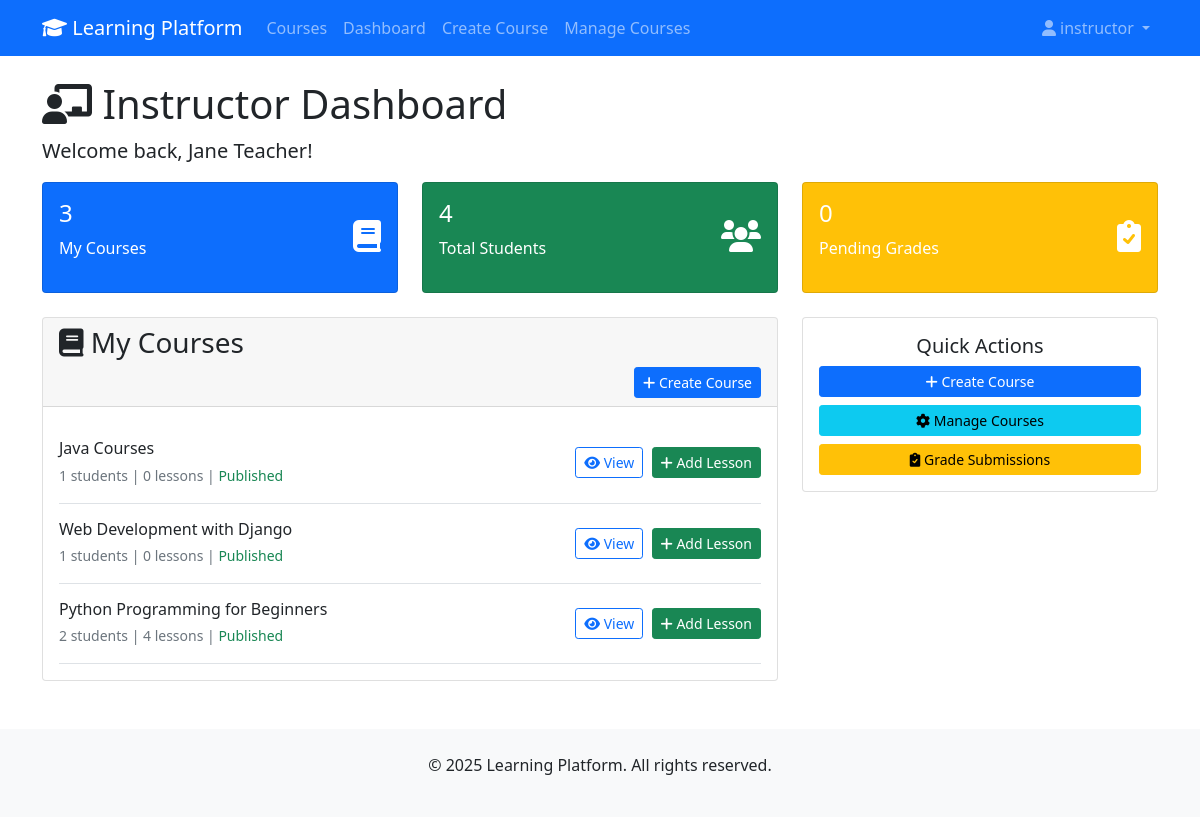
The page /dashboard/ (signed in) on the database its author committed.
### courses/models.py (models this page shows, shortened)
class User(AbstractUser):
    ROLE_CHOICES = [
        ("student", "Student"),
        ("instructor", "Instructor"),
        ("employee", "Employee"),
    ]
    role = models.CharField(max_length=20, choices=ROLE_CHOICES, default="student")

class Course(models.Model):
    title = models.CharField(max_length=200)
    description = models.TextField()
    instructor = models.ForeignKey(
        Instructor, on_delete=models.CASCADE, related_name="courses"
    )
    category = models.ForeignKey(
        Category, on_delete=models.CASCADE, related_name="courses"
    )
    tags = models.ManyToManyField(Tag, blank=True, related_name="courses")
    price = models.DecimalField(max_digits=10, decimal_places=2, default=0.00)
    image = models.ImageField(upload_to="course_images/", blank=True, null=True)
    published = models.BooleanField(default=False)
    created_date = models.DateTimeField(auto_now_add=True)
    updated_date = models.DateTimeField(auto_now=True)
    class Meta:
        ordering = ["-created_date"]

### courses/views.py (the view, shortened to what this page needs)
# urls.py: path('dashboard/', views.dashboard, name='dashboard'),
@login_required
def dashboard(request):
    user = request.user
    context = {"user": user}
    if user.role == "student":
        student = user.student_profile
        enrollments = Enrollment.objects.filter(student=student).select_related(
            "course"
        )
        upcoming_assignments = Assignment.objects.filter(
            lesson__course__enrollments__student=student, due_date__gte=timezone.now()
        ).order_by("due_date")[:5]
        context.update(
            {
                "enrollments": enrollments,
                "upcoming_assignments": upcoming_assignments,
            }
        )
        return render(request, "courses/student_dashboard.html", context)
    elif user.role == "instructor":
        instructor = user.instructor_profile
        courses = Course.objects.filter(instructor=instructor)
        total_students = Enrollment.objects.filter(
            course__instructor=instructor
        ).count()
        pending_submissions = Submission.objects.filter(
            assignment__lesson__course__instructor=instructor, graded=False
        ).count()
        context.update(
            {
                "courses": courses,
                "total_students": total_students,
                "pending_submissions": pending_submissions,
            }
        )
        return render(request, "courses/instructor_dashboard.html", context)
    return render(request, "courses/dashboard.html", context)

### templates/courses/instructor_dashboard.html (shortened to what this page needs)
{% extends 'base.html' %}
{% block content %}
<h1><i class="fas fa-chalkboard-teacher"></i> Instructor Dashboard</h1>
<p class="lead">Welcome back, {{ user.get_full_name|default:user.username }}!</p>
<div class="row mb-4">
    <div class="col-md-4">
        <div class="card bg-primary text-white">
            <div class="card-body">
                <div class="d-flex justify-content-between">
                    <div>
                        <h4>{{ courses.count }}</h4>
                        <p>My Courses</p>
                    </div>
                    <div class="align-self-center">
                        <i class="fas fa-book fa-2x"></i>
                    </div>
                </div>
            </div>
        </div>
    </div>
    <div class="col-md-4">
        <div class="card bg-success text-white">
            <div class="card-body">
                <div class="d-flex justify-content-between">
                    <div>
                        <h4>{{ total_students }}</h4>
                        <p>Total Students</p>
                    </div>
                    <div class="align-self-center">
                        <i class="fas fa-users fa-2x"></i>
                    </div>
                </div>
            </div>
        </div>
    </div>
    <div class="col-md-4">
        <div class="card bg-warning text-white">
            <div class="card-body">
                <div class="d-flex justify-content-between">
                    <div>
                        <h4>{{ pending_submissions }}</h4>
                        <p>Pending Grades</p>
                    </div>
                    <div class="align-self-center">
                        <i class="fas fa-clipboard-check fa-2x"></i>
                    </div>
                </div>
            </div>
        </div>
    </div>
</div>
<div class="row">
    <div class="col-md-8">
        <div class="card">
            <div class="card-header">
                <h3><i class="fas fa-book"></i> My Courses</h3>
                <a href="{% url 'create_course' %}" class="btn btn-primary btn-sm float-end">
                    <i class="fas fa-plus"></i> Create Course
                </a>
            </div>
            <div class="card-body">
                {% for course in courses %}
                    <div class="d-flex justify-content-between align-items-center border-bottom py-3">
                        <div>
                            <h6 class="mb-1">{{ course.title }}</h6>
                            <small class="text-muted">
                                {{ course.enrollments.count }} students |
                                {{ course.lessons.count }} lessons |
                                {% if course.published %}
                                    <span class="text-success">Published</span>
                                {% else %}
                                    <span class="text-warning">Draft</span>
                                {% endif %}
                            </small>
                        </div>
                        <div>
                            <a href="{% url 'course_detail' course.pk %}" class="btn btn-sm btn-outline-primary me-1">
                                <i class="fas fa-eye"></i> View
                            </a>
                            <a href="{% url 'create_lesson' course.pk %}" class="btn btn-sm btn-success">
                                <i class="fas fa-plus"></i> Add Lesson
                            </a>
                        </div>
                    </div>
                {% empty %}
                    <p class="text-muted">You haven't created any courses yet. <a href="{% url 'create_course' %}">Create your first course</a></p>
                {% endfor %}
            </div>
        </div>
    </div>
    <div class="col-md-4">
        <div class="card">
            <div class="card-body text-center">
                <h5>Quick Actions</h5>
                <a href="{% url 'create_course' %}" class="btn btn-primary btn-sm mb-2 w-100">
                    <i class="fas fa-plus"></i> Create Course
                </a>
                <a href="{% url 'manage_courses' %}" class="btn btn-info btn-sm mb-2 w-100">
                    <i class="fas fa-cog"></i> Manage Courses
                </a>
                <a href="{% url 'grade_submissions' %}" class="btn btn-warning btn-sm w-100">
                    <i class="fas fa-clipboard-check"></i> Grade Submissions
                </a>
            </div>
        </div>
    </div>
</div>
{% endblock %}

### templates/base.html (shortened to what this page needs)
<!DOCTYPE html>
<html lang="en">
  <head>
    <link
      href="https://cdn.jsdelivr.net/npm/bootstrap@5.1.3/dist/css/bootstrap.min.css"
      rel="stylesheet"
    />
    <link
      href="https://cdnjs.cloudflare.com/ajax/libs/font-awesome/6.0.0/css/all.min.css"
      rel="stylesheet"
    />
  </head>
  <body>
    <nav class="navbar navbar-expand-lg navbar-dark bg-primary">
      <div class="container">
        <a class="navbar-brand" href="{% url 'home' %}">
          <i class="fas fa-graduation-cap"></i> Learning Platform
        </a>
        <div class="collapse navbar-collapse" id="navbarNav">
          <ul class="navbar-nav me-auto">
            <li class="nav-item">
              <a class="nav-link" href="{% url 'course_list' %}">Courses</a>
            </li>
            {% if user.is_authenticated %}
            <li class="nav-item">
              <a class="nav-link" href="{% url 'dashboard' %}">Dashboard</a>
            </li>
            {% if user.role == 'instructor' %}
            <li class="nav-item">
              <a class="nav-link" href="{% url 'create_course' %}"
                >Create Course</a
              >
            </li>
            <li class="nav-item">
              <a class="nav-link" href="{% url 'manage_courses' %}"
                >Manage Courses</a
              >
            </li>
            {% endif %}  {% endif %}
          </ul>
          <ul class="navbar-nav">
            {% if user.is_authenticated %}
            <li class="nav-item dropdown">
              <a
                class="nav-link dropdown-toggle"
                href="#"
                id="navbarDropdown"
                role="button"
                data-bs-toggle="dropdown"
              >
                <i class="fas fa-user"></i> {{ user.username }}
              </a>
            </li>
            {% endif %}
          </ul>
        </div>
      </div>
    </nav>
    <main class="container mt-4">
       {% block content %} {% endblock %}
    </main>
    <footer class="bg-light mt-5 py-4">
      <div class="container text-center">
        <p>&copy; 2025 Learning Platform. All rights reserved.</p>
      </div>
    </footer>
  </body>
</html>

### rows shown on the page
User: username "instructor", get_full_name "Jane Teacher"
Course: title "Java Courses", enrollments.count "1", lessons.count "0", published "Published"
Course: title "Web Development with Django", enrollments.count "1", lessons.count "0", published "Published"
Course: title "Python Programming for Beginners", enrollments.count "2", lessons.count "4", published "Published"

### other values the page prints
{{ courses.count }} "3"
{{ total_students }} "4"
{{ pending_submissions }} "0"
